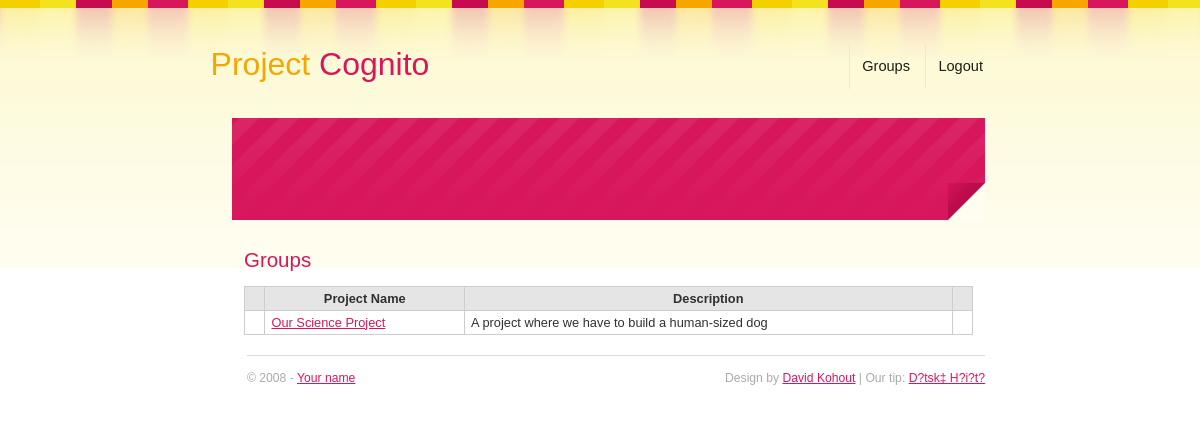
The app's page /groups.php (signed in) with its own data.
### tables this page shows
CREATE TABLE `groups` (
  `groupid` bigint(20) NOT NULL AUTO_INCREMENT,
  `title` varchar(200) NOT NULL,
  `description` varchar(400) NOT NULL,
  PRIMARY KEY (`groupid`)
);

### groups.php (the view, shortened to what this page needs)
<html>
<head>
<link href="css/screen.css" type="text/css" rel="stylesheet" media="screen,projection" />
</head>
<body>
<div id="layout">
      <div id="header">
        <h1 id="logo"><a href="index.php" title="#"><span>Project</span> Cognito</a></h1>
     	<?php include('inc/nav.php')  ?>
      </div>
        <div id="main">
        <div id="main-box">
        <div id="quote"><br><br></div>
        </div>
        <div id="content">
       		<h2>Groups</h2>
       		<?php
       			$retrieveprojects = 'SELECT groups.title, groups.description, groups.groupid FROM groups,group2accounts WHERE group2accounts.groupid = groups.groupid AND group2accounts.userid = "'.$_SESSION['userinfo']['userid'].'"';
       			$results = mysql_query($retrieveprojects);
       			echo '<table><tr class="table-top"><th></th><th>Project Name</th><th>Description</th><th></th></tr>';
       			while($row = mysql_fetch_array($results)){
       				echo '<tr><td></td><td><a href="groupview.php?groupid='.$row['groupid'].'">'.$row['title'].'</a></td><td>'.$row['description'].'</td><td></td></tr>';
       			}
       			echo '</table>';
       		?>
        </div>
        <div id="footer">
        <p id="copyright">&copy; 2008 - <a href="/">Your name</a></p>
          <p id="dont-delete-this">Design by <a href="http://www.davidkohout.cz">David Kohout</a> | Our tip: <a href="http://www.junglegym.cz/uvodni-stranka.aspx" title="D?tsk‡ H?i?t? Jungle Gym">D?tsk‡ H?i?t?</a></p>
        </div>
        </div>
        </div>
</body>
</html>

### css/screen.css (style rules this page uses)
* { margin:0; padding:0; }
body, div, span, p, a, img, ul, ol, li, table, th, tr, td, form, fieldset, legend, dl, dt, dd, blockquote, applet, object { border:0; }
body { padding: 0; background: #fff url('../img/bg.jpg') repeat-x; font: 0.8em/1.5 "arial",sans-serif; color: #303030; text-align: center; }
a { color:#d8165c; }
a:link { color:#d8165c; }
h1, h2, h3, h4, h5, h6 { margin:15px 0 7px 0; }
h1 { font-size:200%; }
h2 { font-size:160%; font-weight: normal; color: #d8165c; }
#layout { width:810px; margin:0 auto; text-align:left; }
#header { padding:10px 0 0 0; position:relative; }
#logo { position: relative; overflow: hidden; width: 250px; height: 108px; font-size:250%; margin: 0; line-height: 108px; text-align: center; }
#logo a { text-decoration: none; color: #d8165c; font-weight: normal; padding: 0px 10px 7px 10px; }
#logo span { color: #f5a700; }
#main-box { color: #fff; font-size: 24px; background: #d8165c url('../img/main-top.jpg') repeat-x;; }
#quote { padding: 15px; background: url('../img/main-corner.jpg') no-repeat right bottom; }
#main { padding: 0 20px 0 37px }
#content { padding: 10px 12px; }
#footer { padding: 10px 0 10px 0px; margin-left: 15px; color: #aaaaaa; border-top: 1px solid #dadada; }
#footer p { margin-top: 0; margin-bottom: 0; }
#copyright { float: left; width: 300px; }
#dont-delete-this { margin: 0 0 0 323px; text-align: right; }
p { margin:10px 0 15px 0; line-height: 24px; font-size: 95% }
table { margin:10px 0; border: 1px solid #cdcdcd; border-collapse:collapse; border-spacing:0; font-size:100%; width: 100%; }
th { text-align:center; font-weight:bold; border: 1px solid #cdcdcd; }
th, td { padding:4px 6px; border: 1px solid #cdcdcd; }
tr.table-top { background: #e5e5e5; font-weight: bold; }

### records on screen
groups: title "Our Science Project", description "A project where we have to build a human-sized dog"
